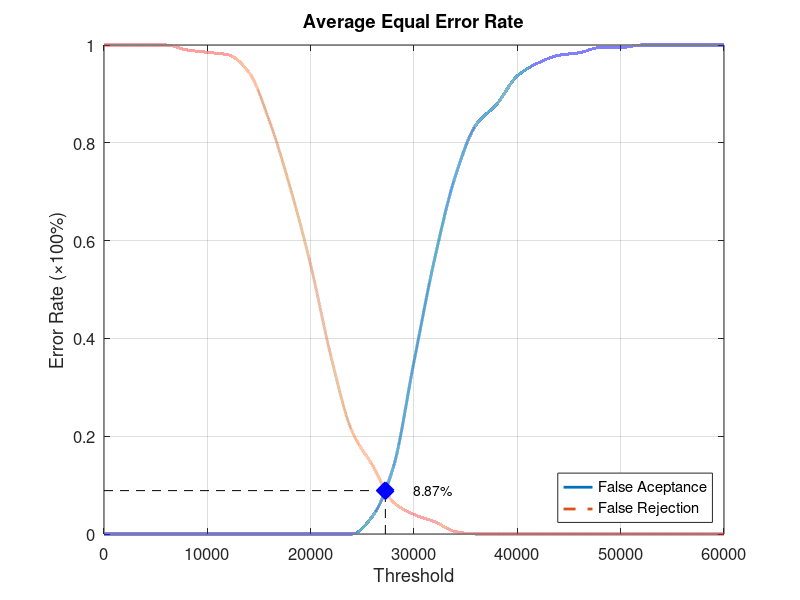
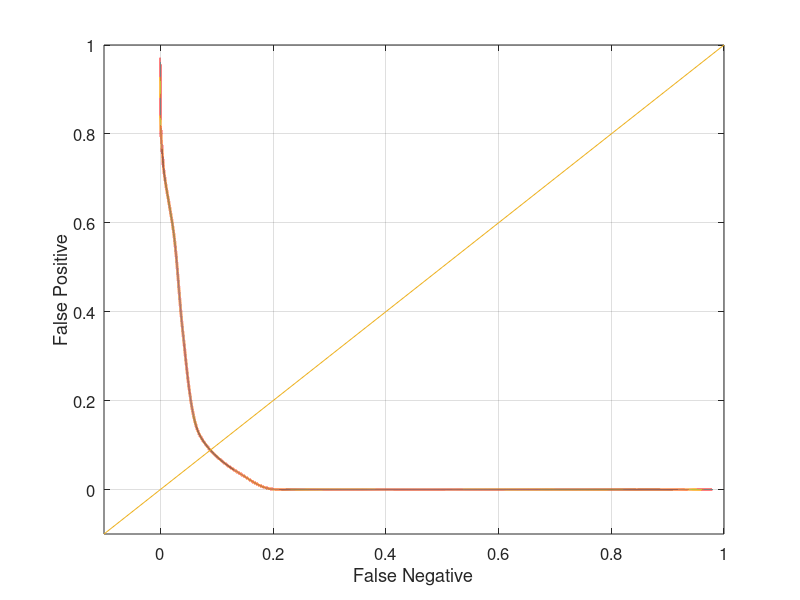

The MATLAB script that drew these images, in order:
function yEER = Database2_1
close all;
clear;
clc;
x = 0:2000:60000;
xq = 0:0.5:60000;

y0 = [0 0 0 0 0 0 0 0 0 0 0 0 0 0.0368421 0.136842 0.352632 0.563158 0.731579 0.836842 0.878947 0.936842 0.963158 0.978947 0.984211 0.994737 0.994737 1 1 1 1 1];
yy0 = interp1(x, y0, xq, 'pchip');
y1 = [1 1 1 1 0.99 0.985 0.98 0.945 0.845 0.71 0.55 0.36 0.21 0.14 0.065 0.04 0.025 0.005 0 0 0 0 0 0 0 0 0 0 0 0 0];
yy1 = interp1(x, y1, xq, 'pchip');

% Calculating EER: 
y2 = abs(y0 - y1);
find(y2 == min(y2))
yy2 = abs(yy0 - yy1);
xEER = find(yy2 == min(yy2));
xEERIndex = xq(xEER) % X-axis EER
yEER = yy0(xEER) % Y-axis EER

main = figure
plot(xq, yy0,'-','LineWidth', 2);	hold on
plot(xq, yy1,'--','LineWidth', 2);	hold on
plot([xEERIndex xEERIndex], [0 yEER], 'k--');	hold on
plot([0 xEERIndex], [yEER yEER], 'k--');	hold on
plot(xEERIndex, yEER, 'bx', 'LineWidth', 10);	hold on
text(xEERIndex + 10 * xEERIndex / 100, yEER, [num2str(round((10000 * yEER)) / 100) '%'])
legend('False Aceptance', 'False Rejection', 'Location', 'SouthEast')
xlabel('Threshold')
ylabel('Error Rate (\times100%)')
title('Average Equal Error Rate')
set(gca, 'FontSize', 12)
axis([0 60000 0 1])
grid on

print(main, 'Database2_1Main', '-dpng');
FNRxFPR = figure('Color', [1 1 1]);
plot(yy1, yy0, '-', yy1, yy0, 'LineWidth', 2);
hold on
y = -0.1:0.1:1
plot(y, y); 
set(gca, 'FontSize', 12)
xlabel('False Negative')
ylabel('False Positive')
axis([-0.1 1 -0.1 1])
set(gca, 'FontSize', 12)
grid on

print(FNRxFPR, 'Database2_1FNRxFPR','-dpng');
end
